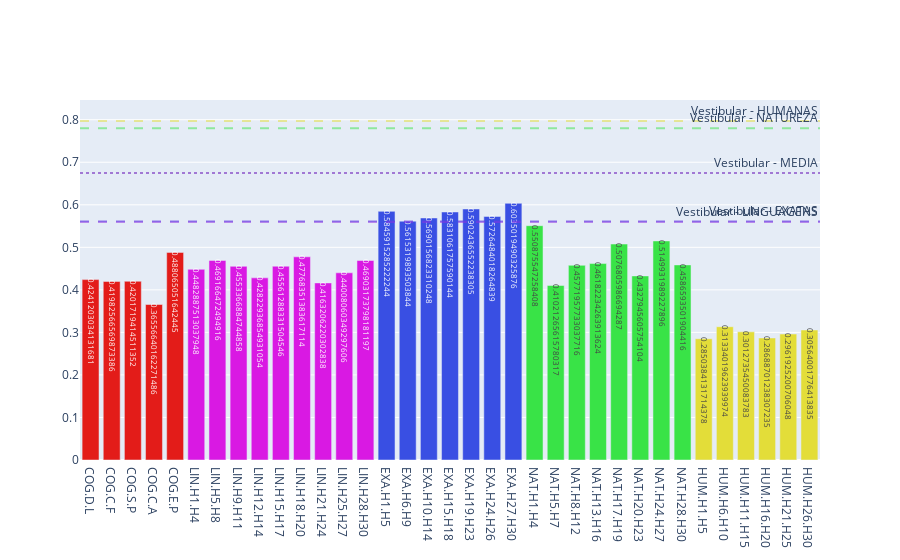
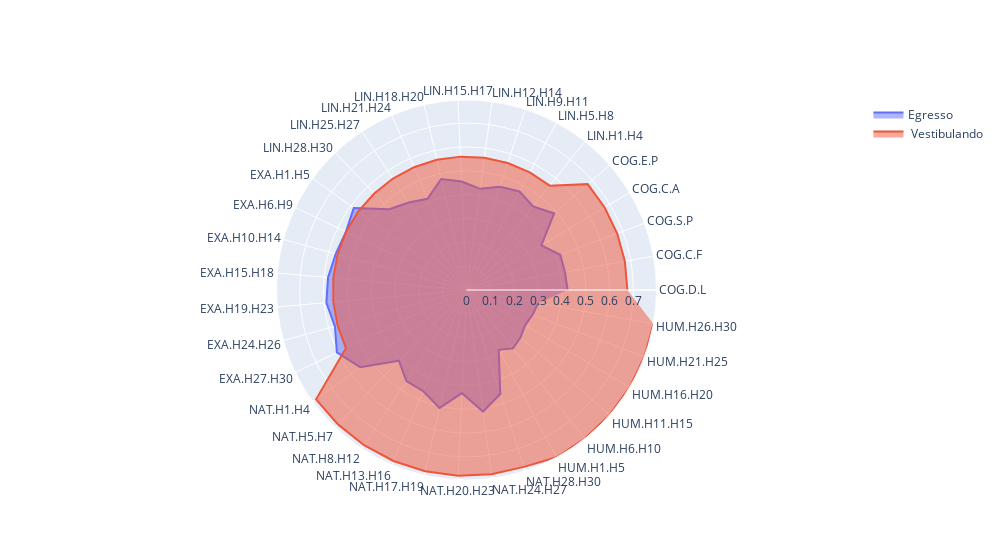

Source (notebook cell) for these figures, in order:
### Markdown cell above
### Gráfico geral
Baseado nos estudos anteriores a comparação dos perfis seria de tal forma. Apresentaremos o grafico mediante a cada competência, como o perfil do ensino médio apenas utilizamos a nota, usamos uma constante, que deverá ser comparado as competências, elas terima que no caso se adequar aquela contante da nota

### Code cell
from plot_graphs import bar_plot, spider_plot

competencias_dict = list(competencia_collection.aggregate(get_legendas_colunas_pipeline()))[0]

# print(competencias_dict)

cores = {
    'EXATAS': '#394fe3',
    'HUMANAS': '#e3dd39',
    'LINGUAGENS': '#d919e3',
    'MEDIA': '#6007b3',
    'COGNITIVOS': '#e31c19',
    'NATUREZA': '#39e347'
}

columns = [ competencias_dict[key]['codigo'] for key in perfil_em.keys() ]

columns_colors = [ cores[competencias_dict[key]['area']] for key in perfil_em.keys() ]
values_em = list(perfil_em.values())
values_enem = list(perfil_enem.values())

# print("Colunas:", columns)
# print("Cores:", columns_colors)


constant_lines = [
    {
        'name': 'Vestibular - {}'.format(key),
        'y': value,
        'color': cores[key],
        'dash': 'dot' if key == 'MEDIA' else 'dash'  # Linha da média com estilo diferente
    } 
    for key, value in nota_enem.items()
]

print("Perfil de", CHOSEN_STUDENT, 'na escola "', CHOSEN_SCHOOL, '"')

fig = bar_plot(
    columns,
    'Competências', 
    values_em,
    True,
    constant_lines,
    columns_colors
)
spider_fig = spider_plot(columns,['Egresso',' Vestibulando'], [values_em, values_enem], show=True)

### Figure 1 — Plotly figure (JSON) as saved in the notebook; plotly's stock layout.template omitted (floating-point values rounded to 4 significant figures)
{"data": [{"marker": {"color": ["#e31c19", "#e31c19", "#e31c19", "#e31c19", "#e31c19", "#d919e3", "#d919e3", "#d919e3", "#d919e3", "#d919e3", "#d919e3", "#d919e3", "#d919e3", "#d919e3", "#394fe3", "#394fe3", "#394fe3", "#394fe3", "#394fe3", "#394fe3", "#394fe3", "#39e347", "#39e347", "#39e347", "#39e347", "#39e347", "#39e347", "#39e347", "#39e347", "#e3dd39", "#e3dd39", "#e3dd39", "#e3dd39", "#e3dd39", "#e3dd39"]}, "name": "Competências", "text": ["0.4241203034131681", "0.41982566569873386", "0.4201719414511352", "0.36556640162271486", "0.488065051642445", "0.4482887513037948", "0.469166472494916", "0.4553366884744858", "0.42822936854931054", "0.45561288331504546", "0.47768351383617114", "0.4163206220302838", "0.44008060349297606", "0.46903173798181197", "0.5845915285222244", "0.5615319893503844", "0.5690156823310248", "0.5831061757590144", "0.5902436552238305", "0.5726484018264839", "0.6035019490325876", "0.550875547258408", "0.41021265615780317", "0.45771957733037716", "0.46182234263913624", "0.5076805986694287", "0.4327945605754104", "0.5149931989227896", "0.4586593501904416", "0.2850384131714378", "0.31334019623939974", "0.3012735450083783", "0.28688701238307235", "0.2961925200706048", "0.30564001776413835"], "textposition": "auto", "type": "bar", "x": ["COG.D.L", "COG.C.F", "COG.S.P", "COG.C.A", "COG.E.P", "LIN.H1.H4", "LIN.H5.H8", "LIN.H9.H11", "LIN.H12.H14", "LIN.H15.H17", "LIN.H18.H20", "LIN.H21.H24", "LIN.H25.H27", "LIN.H28.H30", "EXA.H1.H5", "EXA.H6.H9", "EXA.H10.H14", "EXA.H15.H18", "EXA.H19.H23", "EXA.H24.H26", "EXA.H27.H30", "NAT.H1.H4", "NAT.H5.H7", "NAT.H8.H12", "NAT.H13.H16", "NAT.H17.H19", "NAT.H20.H23", "NAT.H24.H27", "NAT.H28.H30", "HUM.H1.H5", "HUM.H6.H10", "HUM.H11.H15", "HUM.H16.H20", "HUM.H21.H25", "HUM.H26.H30"], "y": [0.4241, 0.4198, 0.4202, 0.3656, 0.4881, 0.4483, 0.4692, 0.4553, 0.4282, 0.4556, 0.4777, 0.4163, 0.4401, 0.469, 0.5846, 0.5615, 0.569, 0.5831, 0.5902, 0.5726, 0.6035, 0.5509, 0.4102, 0.4577, 0.4618, 0.5077, 0.4328, 0.515, 0.4587, 0.285, 0.3133, 0.3013, 0.2869, 0.2962, 0.3056]}], "layout": {"annotations": [{"showarrow": false, "text": "Vestibular - LINGUAGENS", "x": 1, "xanchor": "right", "xref": "x domain", "y": 0.56, "yanchor": "bottom", "yref": "y"}, {"showarrow": false, "text": "Vestibular - EXATAS", "x": 1, "xanchor": "right", "xref": "x domain", "y": 0.561, "yanchor": "bottom", "yref": "y"}, {"showarrow": false, "text": "Vestibular - HUMANAS", "x": 1, "xanchor": "right", "xref": "x domain", "y": 0.797, "yanchor": "bottom", "yref": "y"}, {"showarrow": false, "text": "Vestibular - NATUREZA", "x": 1, "xanchor": "right", "xref": "x domain", "y": 0.78, "yanchor": "bottom", "yref": "y"}, {"showarrow": false, "text": "Vestibular - MEDIA", "x": 1, "xanchor": "right", "xref": "x domain", "y": 0.675, "yanchor": "bottom", "yref": "y"}], "shapes": [{"line": {"color": "#d919e3", "dash": "dash"}, "opacity": 0.5, "type": "line", "x0": 0, "x1": 1, "xref": "x domain", "y0": 0.56, "y1": 0.56, "yref": "y"}, {"line": {"color": "#394fe3", "dash": "dash"}, "opacity": 0.5, "type": "line", "x0": 0, "x1": 1, "xref": "x domain", "y0": 0.561, "y1": 0.561, "yref": "y"}, {"line": {"color": "#e3dd39", "dash": "dash"}, "opacity": 0.5, "type": "line", "x0": 0, "x1": 1, "xref": "x domain", "y0": 0.797, "y1": 0.797, "yref": "y"}, {"line": {"color": "#39e347", "dash": "dash"}, "opacity": 0.5, "type": "line", "x0": 0, "x1": 1, "xref": "x domain", "y0": 0.78, "y1": 0.78, "yref": "y"}, {"line": {"color": "#6007b3", "dash": "dot"}, "opacity": 0.5, "type": "line", "x0": 0, "x1": 1, "xref": "x domain", "y0": 0.675, "y1": 0.675, "yref": "y"}]}}

### Figure 2 — Plotly figure (JSON) as saved in the notebook; plotly's stock layout.template omitted (floating-point values rounded to 4 significant figures)
{"data": [{"fill": "toself", "name": "Egresso", "r": [0.4241, 0.4198, 0.4202, 0.3656, 0.4881, 0.4483, 0.4692, 0.4553, 0.4282, 0.4556, 0.4777, 0.4163, 0.4401, 0.469, 0.5846, 0.5615, 0.569, 0.5831, 0.5902, 0.5726, 0.6035, 0.5509, 0.4102, 0.4577, 0.4618, 0.5077, 0.4328, 0.515, 0.4587, 0.285, 0.3133, 0.3013, 0.2869, 0.2962, 0.3056], "texttemplate": "%{text:.2f}", "theta": ["COG.D.L", "COG.C.F", "COG.S.P", "COG.C.A", "COG.E.P", "LIN.H1.H4", "LIN.H5.H8", "LIN.H9.H11", "LIN.H12.H14", "LIN.H15.H17", "LIN.H18.H20", "LIN.H21.H24", "LIN.H25.H27", "LIN.H28.H30", "EXA.H1.H5", "EXA.H6.H9", "EXA.H10.H14", "EXA.H15.H18", "EXA.H19.H23", "EXA.H24.H26", "EXA.H27.H30", "NAT.H1.H4", "NAT.H5.H7", "NAT.H8.H12", "NAT.H13.H16", "NAT.H17.H19", "NAT.H20.H23", "NAT.H24.H27", "NAT.H28.H30", "HUM.H1.H5", "HUM.H6.H10", "HUM.H11.H15", "HUM.H16.H20", "HUM.H21.H25", "HUM.H26.H30"], "type": "scatterpolar"}, {"fill": "toself", "name": " Vestibulando", "r": [0.675, 0.675, 0.675, 0.675, 0.675, 0.56, 0.56, 0.56, 0.56, 0.56, 0.56, 0.56, 0.56, 0.56, 0.561, 0.561, 0.561, 0.561, 0.561, 0.561, 0.561, 0.78, 0.78, 0.78, 0.78, 0.78, 0.78, 0.78, 0.78, 0.797, 0.797, 0.797, 0.797, 0.797, 0.797], "texttemplate": "%{text:.2f}", "theta": ["COG.D.L", "COG.C.F", "COG.S.P", "COG.C.A", "COG.E.P", "LIN.H1.H4", "LIN.H5.H8", "LIN.H9.H11", "LIN.H12.H14", "LIN.H15.H17", "LIN.H18.H20", "LIN.H21.H24", "LIN.H25.H27", "LIN.H28.H30", "EXA.H1.H5", "EXA.H6.H9", "EXA.H10.H14", "EXA.H15.H18", "EXA.H19.H23", "EXA.H24.H26", "EXA.H27.H30", "NAT.H1.H4", "NAT.H5.H7", "NAT.H8.H12", "NAT.H13.H16", "NAT.H17.H19", "NAT.H20.H23", "NAT.H24.H27", "NAT.H28.H30", "HUM.H1.H5", "HUM.H6.H10", "HUM.H11.H15", "HUM.H16.H20", "HUM.H21.H25", "HUM.H26.H30"], "type": "scatterpolar"}], "layout": {"barmode": "group", "uniformtext": {"minsize": 1, "mode": "show"}, "width": 1000}}
